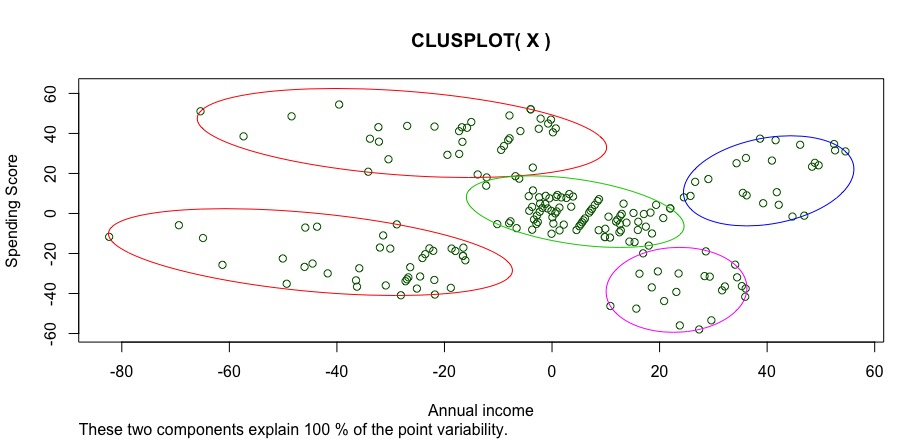

This figure's R source:
# K means
setwd("~/Documents/東西丟這/R/Machine Learning/Machine Learning A-Z Template Folder/Part 4 - Clustering/Section 24 - K-Means Clustering")
data <- read.csv("Mall_Customers.csv")

# ony need x y
X <- data[4:5]
set.seed(77)
wcss <- vector()

for(i in 1:10)
  wcss[i] <- sum(kmeans(X,i)$withinss)

plot(1:10, wcss, type = "b", 
     main = "Cluster of clients",
     xlab = "number of cluster", 
     ylab = "WCSS")
# kmeans(X,i)$withinss
# kmeans(X,i)[4]

# Choose suitable n, do it!
K <- kmeans(X, 5, iter.max = 300, nstart = 30)
K
# Visualization
library(cluster)
clusplot(X, 
         K$cluster, 
         shade = F, 
         color = T, 
         lines = 0, 
         labels = 1, 
         plotchar = F, 
         span = T, 
         xlab = "Annual income", 
         ylab = "Spending Score")
